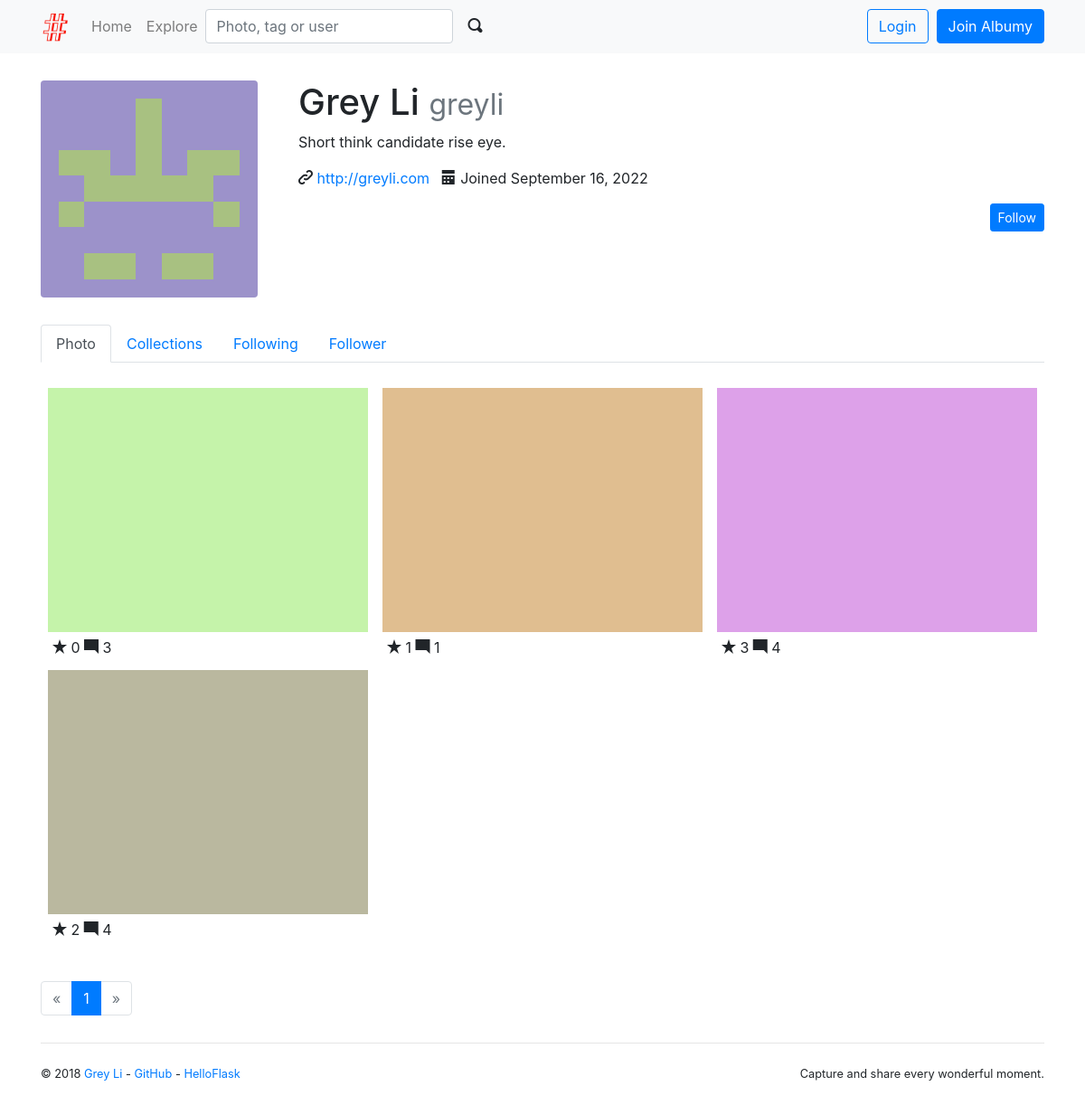
Page /user/greyli on the committed database.
### albumy/models.py (models this page shows, shortened)
@whooshee.register_model('name', 'username')
class User(db.Model, UserMixin):
    id = db.Column(db.Integer, primary_key=True)
    username = db.Column(db.String(20), unique=True, index=True)
    email = db.Column(db.String(254), unique=True, index=True)
    password_hash = db.Column(db.String(128))
    name = db.Column(db.String(30))
    website = db.Column(db.String(255))
    bio = db.Column(db.String(120))
    location = db.Column(db.String(50))
    member_since = db.Column(db.DateTime, default=datetime.utcnow)
    avatar_s = db.Column(db.String(64))
    avatar_m = db.Column(db.String(64))
    avatar_l = db.Column(db.String(64))
    avatar_raw = db.Column(db.String(64))
    confirmed = db.Column(db.Boolean, default=False)
    locked = db.Column(db.Boolean, default=False)
    active = db.Column(db.Boolean, default=True)
    public_collections = db.Column(db.Boolean, default=True)
    receive_comment_notification = db.Column(db.Boolean, default=True)
    receive_follow_notification = db.Column(db.Boolean, default=True)
    receive_collect_notification = db.Column(db.Boolean, default=True)
    role_id = db.Column(db.Integer, db.ForeignKey('role.id'))
    role = db.relationship('Role', back_populates='users')
    photos = db.relationship('Photo', back_populates='author', cascade='all')
    comments = db.relationship('Comment', back_populates='author', cascade='all')
    notifications = db.relationship('Notification', back_populates='receiver', cascade='all')
    collections = db.relationship('Collect', back_populates='collector', cascade='all')
    following = db.relationship('Follow', foreign_keys=[Follow.follower_id], back_populates='follower',
                                lazy='dynamic', cascade='all')
    followers = db.relationship('Follow', foreign_keys=[Follow.followed_id], back_populates='followed',
                                lazy='dynamic', cascade='all')

@whooshee.register_model('description')
class Photo(db.Model):
    id = db.Column(db.Integer, primary_key=True)
    description = db.Column(db.String(500))
    filename = db.Column(db.String(64))
    filename_s = db.Column(db.String(64))
    filename_m = db.Column(db.String(64))
    timestamp = db.Column(db.DateTime, default=datetime.utcnow, index=True)
    can_comment = db.Column(db.Boolean, default=True)
    flag = db.Column(db.Integer, default=0)
    author_id = db.Column(db.Integer, db.ForeignKey('user.id'))
    author = db.relationship('User', back_populates='photos')
    comments = db.relationship('Comment', back_populates='photo', cascade='all')
    collectors = db.relationship('Collect', back_populates='collected', cascade='all')
    tags = db.relationship('Tag', secondary=tagging, back_populates='photos')

### albumy/blueprints/user.py (the view)
@user_bp.route('/<username>')
def index(username):
    user = User.query.filter_by(username=username).first_or_404()
    if user == current_user and user.locked:
        flash('Your account is locked.', 'danger')
    if user == current_user and not user.active:
        logout_user()
    page = request.args.get('page', 1, type=int)
    per_page = current_app.config['ALBUMY_PHOTO_PER_PAGE']
    pagination = Photo.query.with_parent(user).order_by(Photo.timestamp.desc()).paginate(page, per_page)
    photos = pagination.items
    return render_template('user/index.html', user=user, pagination=pagination, photos=photos)

### albumy/__init__.py (called while the page is built)
def register_template_context(app):
    @app.context_processor
    def make_template_context():
        if current_user.is_authenticated:
            notification_count = Notification.query.with_parent(current_user).filter_by(is_read=False).count()
        else:
            notification_count = None
        return dict(notification_count=notification_count)

### albumy/extensions.py (called while the page is built)
    def can(self, permission_name):
        return False

    @property
    def is_admin(self):
        return False

### albumy/templates/user/index.html (shortened to what this page needs)
{% extends 'base.html' %}
{% from 'bootstrap/pagination.html' import render_pagination %}
{% from 'macros.html' import photo_card %}
{% block content %}
    {% include 'user/_header.html' %}
    <div class="row">
        <div class="col-md-12">
            {% if photos %}
                {% for photo in photos %}
                    {{ photo_card(photo) }}
                {% endfor %}
            {% endif %}
        </div>
    </div>
    {% if photos %}
        <div class="page-footer">
            {{ render_pagination(pagination, align='center') }}
        </div>
    {% endif %}
{% endblock %}

### albumy/templates/macros.html (shortened to what this page needs)
{% macro photo_card(photo) %}
    <div class="photo-card card">
        <a class="card-thumbnail" href="{{ url_for('main.show_photo', photo_id=photo.id) }}">
            <img class="card-img-top portrait" src="{{ url_for('main.get_image', filename=photo.filename_s) }}">
        </a>
        <div class="card-body">
            <span class="oi oi-star"></span> {{ photo.collectors|length }}
            <span class="oi oi-comment-square"></span> {{ photo.comments|length }}
        </div>
    </div>
{% endmacro %}
{% macro follow_area(user) %}
    {% if current_user.is_authenticated %}
        {% if user != current_user %}
            {% if current_user.is_following(user) %}
                <form class="inline" method="post"
                      action="{{ url_for('user.unfollow', username=user.username, next=request.full_path) }}">
                    <input type="hidden" name="csrf_token" value="{{ csrf_token() }}">
                    <button type="submit" class="btn btn-dark btn-sm">Unfollow</button>
                    {% if current_user.is_followed_by(user) %}
                        <p class="badge badge-light">Follow each other</p>
                    {% endif %}
                </form>
            {% else %}
                <form class="inline" method="post"
                      action="{{ url_for('user.follow', username=user.username, next=request.full_path) }}">
                    <input type="hidden" name="csrf_token" value="{{ csrf_token() }}">
                    <button type="submit" class="btn btn-primary btn-sm">Follow</button>
                    {% if current_user.is_followed_by(user) %}
                        <p class="badge badge-light">Follows you</p>
                    {% endif %}
                </form>
            {% endif %}
        {% endif %}
    {% else %}
        <form class="inline" method="post"
              action="{{ url_for('user.follow', username=user.username) }}">
            <button type="submit" class="btn btn-primary btn-sm">Follow</button>
        </form>
    {% endif %}
{% endmacro %}

### albumy/templates/user/_header.html (shortened to what this page needs)
{% from 'macros.html' import follow_area with context %}
{% from 'bootstrap/nav.html' import render_nav_item %}
<div class="row">
    <div class="col-md-3">
        <a href="{% if current_user == user %}{{ url_for('.change_avatar') }}{% else %}#{% endif %}"
           title="Change avatar">
            <img class="img-fluid rounded" src="{{ url_for('main.get_avatar', filename=user.avatar_l) }}">
        </a>
    </div>
    <div class="col-md-9">
        <h1>{{ user.name }}
            <small class="text-muted">{{ user.username }}</small>
        </h1>
        {% if user.bio %}<p>{{ user.bio }}</p>{% endif %}
        <p>
            {% if user.website %}
                <span class="oi oi-link-intact"></span>
                <a href="{{ user.website }}" target="_blank">{{ user.website|truncate(30) }}</a>&nbsp;&nbsp;
            {% endif %}
            <span class="oi oi-calendar"></span>
            Joined {{ moment(user.member_since).format('LL') }}
        </p>
        <div>
            <div class="float-right">
                {{ follow_area(user) }}
            </div>
        </div>
    </div>
</div>
<div class="user-nav">
    <ul class="nav nav-tabs">
        {{ render_nav_item('user.index', 'Photo', user.photos|length, username=user.username) }}
        {{ render_nav_item('user.show_collections', 'Collections', user.collections|length, username=user.username) }}
        {{ render_nav_item('user.show_following', 'Following', user.following.count() - 1, username=user.username) }}
        {{ render_nav_item('user.show_followers', 'Follower', user.followers.count() - 1, username=user.username) }}
    </ul>
</div>

### albumy/static/css/style.css (style rules this page uses)
.inline { display: inline; }
.user-nav { margin: 30px 0 20px; }
.page-footer { padding-top: 40px; }
nav { margin-bottom: 30px; }
.photo-card { float: left; width: 33.333%; padding: 0.5rem 0.5rem 0 0.5rem; border: 0; }
.photo-card .card-body { padding: 5px; }
.card-thumbnail { position: relative; width: auto; height: 20em; overflow: hidden; }
.card-thumbnail img { position: absolute; left: 50%; top: 50%; height: 100%; width: auto; -webkit-transform: translate(-50%, -50%); -ms-transform: translate(-50%, -50%); transform: translate(-50%, -50%); }
.card-thumbnail img.portrait { width: 100%; height: auto; }
@media (max-width: 1280px) { .card-thumbnail { height: 270px; } }

### rows in the picture
User: avatar_l (picture), name "Grey Li", username "greyli", bio "Short think candidate rise eye.", website "http://greyli.com", member_since "September 16, 2022", username "Following", username "Follower"
Photo: filename_s (picture), collectors|length "0", comments|length "3"
Photo: filename_s (picture), collectors|length "1", comments|length "1"
Photo: filename_s (picture), collectors|length "3", comments|length "4"
Photo: filename_s (picture), collectors|length "2", comments|length "4"

### other values in the picture
{{ render_nav_item('main.index', 'Home') }} "Home"
{{ render_nav_item('main.explore', 'Explore') }} "Explore"
{{ render_pagination(pagination, align='center') }} "« 1 »"
